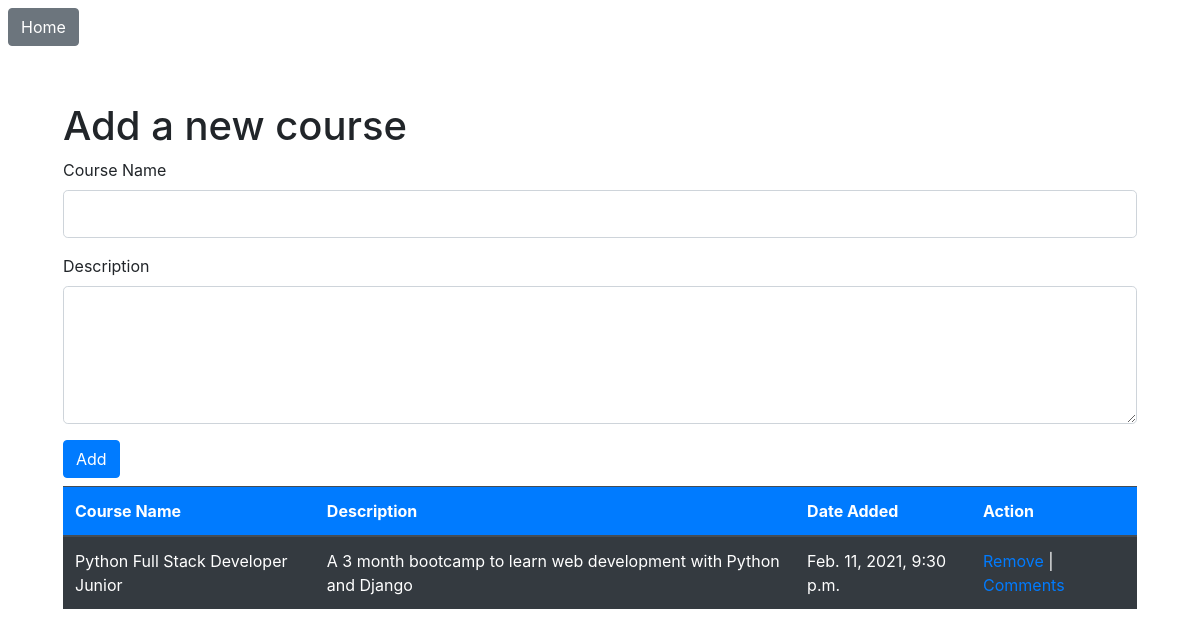
The page / on the database its author committed.
### course_app/models.py (models this page shows)
class Course(models.Model):
    course_name = models.CharField(max_length=255)
    created_at = models.DateTimeField(auto_now_add=True)
    updated_at = models.DateTimeField(auto_now=True)
    objects = CourseManager()

class Description(models.Model):
    desc = models.TextField()
    course = models.OneToOneField(Course, related_name="desc", on_delete=models.CASCADE)
    created_at = models.DateTimeField(auto_now_add=True)
    updated_at = models.DateTimeField(auto_now=True)

### course_app/views.py (the view)
# urls.py: path('', views.index),
def index(request):
    context = {
        "courses": Course.objects.all(),
    }
    return render(request, "index.html", context)

### course_app/templates/index.html (shortened to what this page needs)
<!DOCTYPE html>
<html lang="en">
<head>
    {% load bootstrap4 %}
    {% bootstrap_css %}
</head>
<body>
<a role="button" class="btn btn-secondary m-2" href="/">Home</a>
    <div class="container-fluid p-5">
        <div class="container">
            <h1>Add a new course</h1>
            <form action="/new_course" method="POST">
                <div class="form-group">
                    <label for="course_name">Course Name</label>
                    <input class="form-control form-control-lg" name="course_name" type="text"  id="course_name">
                </div>
                <div class="form-group">
                    <label for="desc">Description</label>
                    <textarea class="form-control form-control-lg" name="desc" type="textarea" id="desc" rows="4"></textarea>
                </div>
                <button type="submit" class="btn btn-primary mb-2">Add</button>
            </form>
        </div>
        <div class="container">
            <table class="table table-hover table-dark">
              <thead class="bg-primary">
                <tr>
                  <th scope="col">Course Name</th>
                  <th scope="col">Description</th>
                  <th scope="col">Date Added</th>
                  <th scope="col">Action</th>
                </tr>
              </thead>
              <tbody>
                {% for course in courses %}
                <tr>
                  <td>{{ course.course_name }}</td>
                  <td>{{ course.desc.desc }}</td>
                  <td>{{ course.created_at }}</td>
                  <td><a href="/courses/destroy/{{ course.id }}">Remove</a> | <a href="/courses/comments/{{ course.id }}">Comments</a></td>
                </tr>
                {% endfor %}
              </tbody>
            </table>
        </div>
    </div>
</body>
</html>

### rows shown on the page
Course: course_name "Python Full Stack Developer Junior", desc.desc "A 3 month bootcamp to learn web development with Python and Django", created_at "Feb. 11, 2021, 9:30 p.m."
